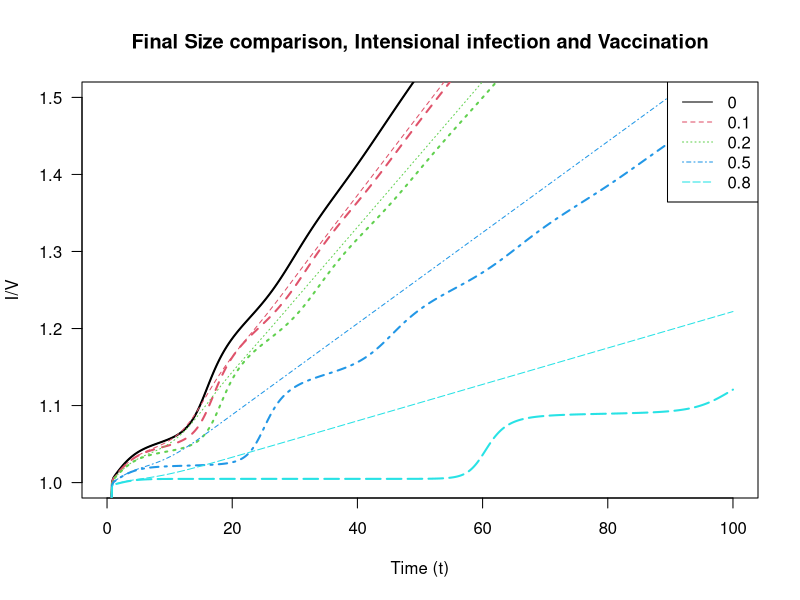

Source code (R):
library(deSolve)
## Vector Field for SIR model
SIR.vector.field <- function(t, vars, parms) {
  ##SIR.vector.field <- function(t, vars=c(S=S,I=I,R=R,Q=Q,X=X), parms=c(R_0=R_0,gamma=gamma,delta=delta,mu=mu,p=p)) {
    with(as.list(c(parms, vars)), {
    dS <- mu*(1-p) -gamma*R_0*S*I -mu*S# dS/dt
    dQ <- gamma*R_0*S*I + mu*p # cumulative cases
    dX <- gamma*R_0*S*I #cumulative normally infected cases
    dI <- dQ - gamma*I-mu*I # dI/dt
    dR <- gamma*I-mu*R #dR/dt
    
    dS_v <- mu*(1-p)-gamma*R_0*S_v*V - mu*(S_v)
    dV <- gamma*R_0*S_v*V - gamma*V-mu*V # Prevalence of vaccination
    dV_c <- gamma*R_0*S_v*V #cumulative infected cases with normal vaccination
    vec.fld <- c(dS=dS, dI=dI, dR=dR, dQ=dQ, dX=dX, dV=dV,dV_c=dV_c,dS_v=dS_v)
    return(list(vec.fld)) # ode() requires a list
  })
}

draw.soln <- function(ic=c(S=1,I=0,R=0,Q=0,X=0,V=0,V_c=0), tmax=1,
                      times=seq(0,tmax,by=tmax/500),
                      func, parms, ... ) {
  soln <- ode(ic, times, func, parms)
  lines(times, soln[,"V_c"], lwd=2,...)
  lines(times, soln[,"X"], lwd=1,...)
  
  return(invisible(as.data.frame(soln)))
}

## Plot solutions of the SIR model
tmax <- 100 # end time for numerical integration of the ODE
## draw box for plot:
plot(0,0,xlim=c(0,tmax),ylim=c(1,1.5),
     type="n",main="Final Size comparison, Intensional infection and Vaccination",xlab="Time (t)",ylab="I/V",las=1)
## initial conditions:
I0 <- 0.001
S0 <- 1 - I0
R0 <- 1 - I0 - S0
V0 <- 0.001
Q0 <- I0
X0 <- Q0
V_c0 <- V0
S_v0 <- 1 - V_c0
## draw solutions for several values of parameter R_0:
vary_p <- c(0,0.1,0.2,0.5,0.8)

for (i in 1:length(vary_p)) {
  draw.soln(ic=c(S=S0,I=I0,R=R0,Q=Q0,X=X0,V=V0,V_c=V_c0,S_v=S_v0), tmax=tmax,
            func=SIR.vector.field,
            parms=c(R_0=18,gamma=1,delta=0,mu=1/80,p=vary_p[i]),
            col=i,
            lty=i # use a different line style for each solution
  )
}
legend("topright",legend=vary_p,col=1:length(vary_p),lty=1:length(vary_p))
